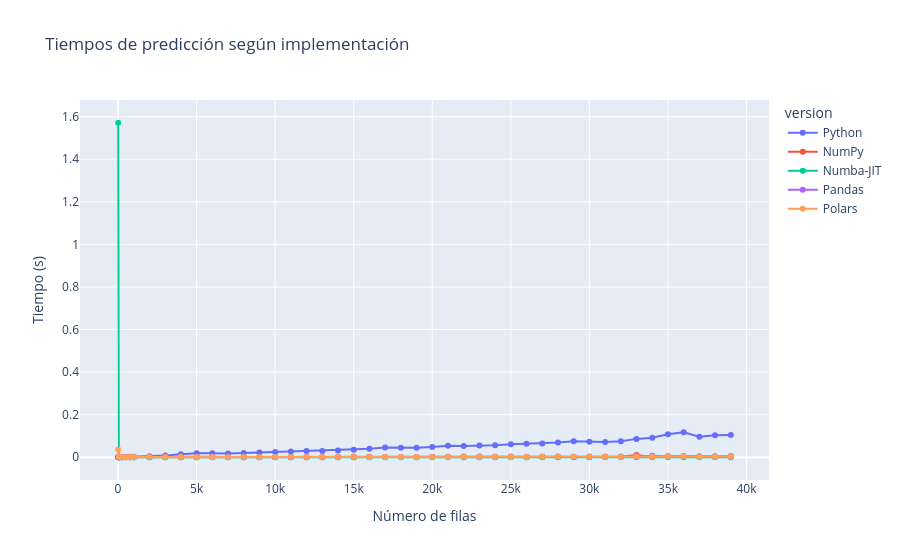
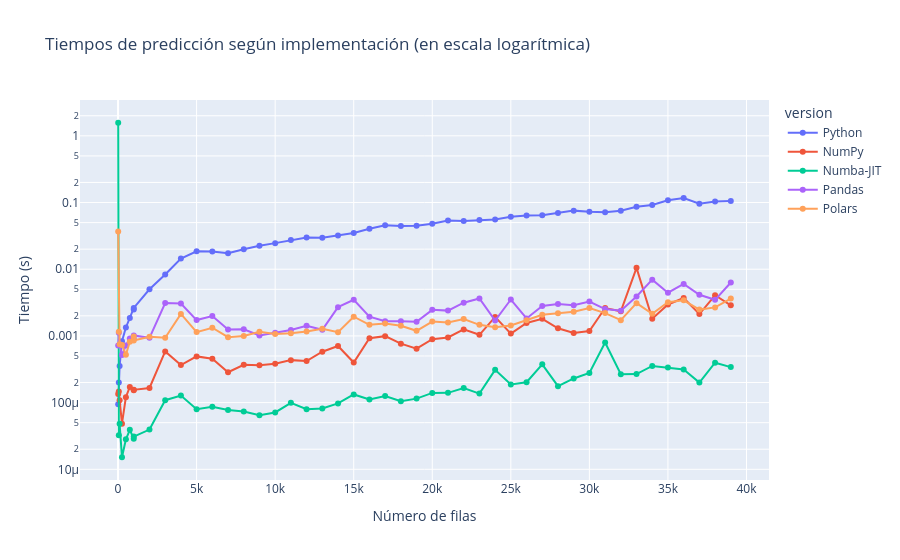
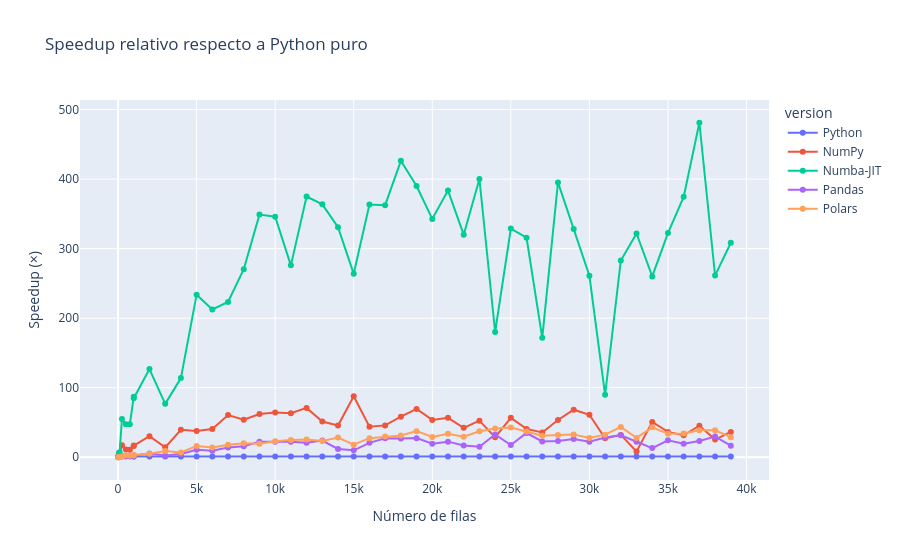

Here is the notebook cell these charts were saved with, in order:
### Markdown cell above
**Código dado — Benchmark de las 5 implementaciones:**

### Code cell
@dataclass
class TimeMeasurement:
    time_took: float
    iteration: int
    version: str


time_measurements: list[TimeMeasurement] = []

ranges = [10, 50, 100, 250, 500, 750, 1000, *range(1001, len(X_test) + 1, 1000)]

for it in ranges:
    X_np = X_test[PARAM_COLS].iloc[:it].to_numpy(dtype=np.float32)
    X_pd = X_test[PARAM_COLS].iloc[:it]
    X_pl = pl.from_pandas(X_pd)

    for name, fn, args in [
        ("Python", linear_regression_predict, (X_np, params_vals)),
        ("NumPy", linear_regression_predict_numpy, (X_np, params_vals)),
        ("Numba-JIT", linear_regression_predict_numba, (X_np, params_arr)),
        ("Pandas", linear_regression_predict_pandas, (X_pd, params_vals)),
        ("Polars", linear_regression_predict_polars, (X_pl, params_vals)),
    ]:
        t0 = time.perf_counter()
        fn(*args)
        time_measurements.append(TimeMeasurement(time.perf_counter() - t0, it, name))

df_bench = pd.DataFrame(time_measurements)

# Gráfico 1: tiempos absolutos
px.line(
    df_bench,
    x="iteration",
    y="time_took",
    color="version",
    markers=True,
    title="Tiempos de predicción según implementación",
    labels={"iteration": "Número de filas", "time_took": "Tiempo (s)"},
).show()

# Gráfico 2: tiempos absolutos (en log)
px.line(
    df_bench,
    x="iteration",
    y="time_took",
    color="version",
    markers=True,
    title="Tiempos de predicción según implementación (en escala logarítmica)",
    labels={"iteration": "Número de filas", "time_took": "Tiempo (s)"},
    log_y=True,
).show()

# Gráfico 3: speedup relativo respecto a Python puro
pivot = df_bench.pivot(index="iteration", columns="version", values="time_took")
for col in ["NumPy", "Numba-JIT", "Pandas", "Polars"]:
    pivot[col] = pivot["Python"] / pivot[col]
pivot["Python"] = 1.0

melted = pivot.reset_index().melt(
    id_vars=["iteration"],
    value_vars=["Python", "NumPy", "Numba-JIT", "Pandas", "Polars"],
    value_name="speedup",
)
px.line(
    melted,
    x="iteration",
    y="speedup",
    color="version",
    markers=True,
    title="Speedup relativo respecto a Python puro",
    labels={"iteration": "Número de filas", "speedup": "Speedup (×)"},
).show()
